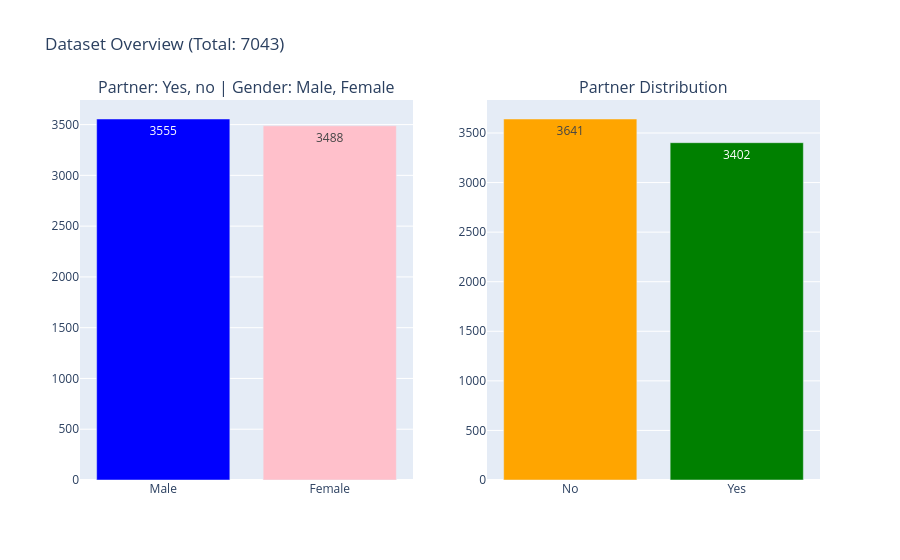

This figure's notebook cell:
### Code cell
from plotly.subplots import make_subplots
import plotly.graph_objects as go

# 1. Erstelle das Gerüst (1 Zeile, 2 Spalten)
fig = make_subplots(rows=1, cols=2, subplot_titles=("Partner: Yes, no | Gender: Male, Female", "Partner Distribution"))

# 2. Grafik 1: Gender (Links)
fig.add_trace(
    go.Bar(x=df['gender'].value_counts().index, 
           y=df['gender'].value_counts(),
           text=df['gender'].value_counts(),
           marker_color=['blue', 'pink'], # Male/Female Farben
           name="Gender"),
    row=1, col=1
)

# 3. Grafik 2: Partner (Rechts)
fig.add_trace(
    go.Bar(x=df['Partner'].value_counts().index, 
           y=df['Partner'].value_counts(),
           text=df['Partner'].value_counts(),
           marker_color=['orange', 'green'], # Yes/No Farben
           name="Partner"),
    row=1, col=2
)

# 4. Layout & Text-Position
fig.update_traces(textposition='auto')
fig.update_layout(title_text=f"Dataset Overview (Total: {df.shape[0]})", showlegend=False)

fig.show()

### Figure 1 — Plotly figure (JSON) as saved in the notebook; plotly's stock layout.template omitted (floating-point values rounded to 4 significant figures)
{"data": [{"marker": {"color": ["blue", "pink"]}, "name": "Gender", "text": [3555.0, 3488.0], "textposition": "auto", "type": "bar", "x": ["Male", "Female"], "xaxis": "x", "y": [3555, 3488], "yaxis": "y"}, {"marker": {"color": ["orange", "green"]}, "name": "Partner", "text": [3641.0, 3402.0], "textposition": "auto", "type": "bar", "x": ["No", "Yes"], "xaxis": "x2", "y": [3641, 3402], "yaxis": "y2"}], "layout": {"annotations": [{"font": {"size": 16}, "showarrow": false, "text": "Partner: Yes, no | Gender: Male, Female", "x": 0.225, "xanchor": "center", "xref": "paper", "y": 1, "yanchor": "bottom", "yref": "paper"}, {"font": {"size": 16}, "showarrow": false, "text": "Partner Distribution", "x": 0.775, "xanchor": "center", "xref": "paper", "y": 1, "yanchor": "bottom", "yref": "paper"}], "showlegend": false, "title": {"text": "Dataset Overview (Total: 7043)"}, "xaxis": {"anchor": "y", "domain": [0, 0.45]}, "xaxis2": {"anchor": "y2", "domain": [0.55, 1]}, "yaxis": {"anchor": "x", "domain": [0, 1]}, "yaxis2": {"anchor": "x2", "domain": [0, 1]}}}
